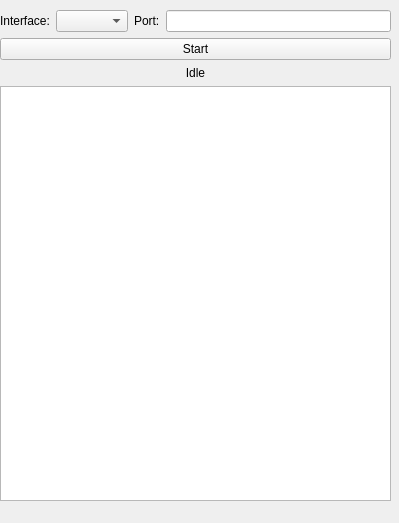
<?xml version="1.0" encoding="UTF-8"?>
<ui version="4.0">
 <class>formServer</class>
 <widget class="QWidget" name="formServer">
  <property name="geometry">
   <rect>
    <x>0</x>
    <y>0</y>
    <width>399</width>
    <height>523</height>
   </rect>
  </property>
  <property name="windowTitle">
   <string>Android Remote Manage</string>
  </property>
  <widget class="QWidget" name="gridLayoutWidget">
   <property name="geometry">
    <rect>
     <x>0</x>
     <y>10</y>
     <width>391</width>
     <height>491</height>
    </rect>
   </property>
   <layout class="QGridLayout" name="gridLayout">
    <item row="1" column="0">
     <widget class="QPushButton" name="btnStart">
      <property name="text">
       <string>Start</string>
      </property>
     </widget>
    </item>
    <item row="0" column="0">
     <layout class="QHBoxLayout" name="horizontalLayout">
      <item>
       <widget class="QLabel" name="label">
        <property name="text">
         <string>Interface:</string>
        </property>
       </widget>
      </item>
      <item>
       <widget class="QComboBox" name="listInterfaces"/>
      </item>
      <item>
       <widget class="QLabel" name="lblPort">
        <property name="text">
         <string>Port:</string>
        </property>
       </widget>
      </item>
      <item>
       <widget class="QLineEdit" name="txtPort"/>
      </item>
     </layout>
    </item>
    <item row="9" column="0">
     <widget class="QGraphicsView" name="imgQrCode"/>
    </item>
    <item row="7" column="0">
     <widget class="QLabel" name="lblStatus">
      <property name="text">
       <string>Idle</string>
      </property>
      <property name="alignment">
       <set>Qt::AlignCenter</set>
      </property>
     </widget>
    </item>
   </layout>
  </widget>
 </widget>
 <resources/>
 <connections/>
</ui>
